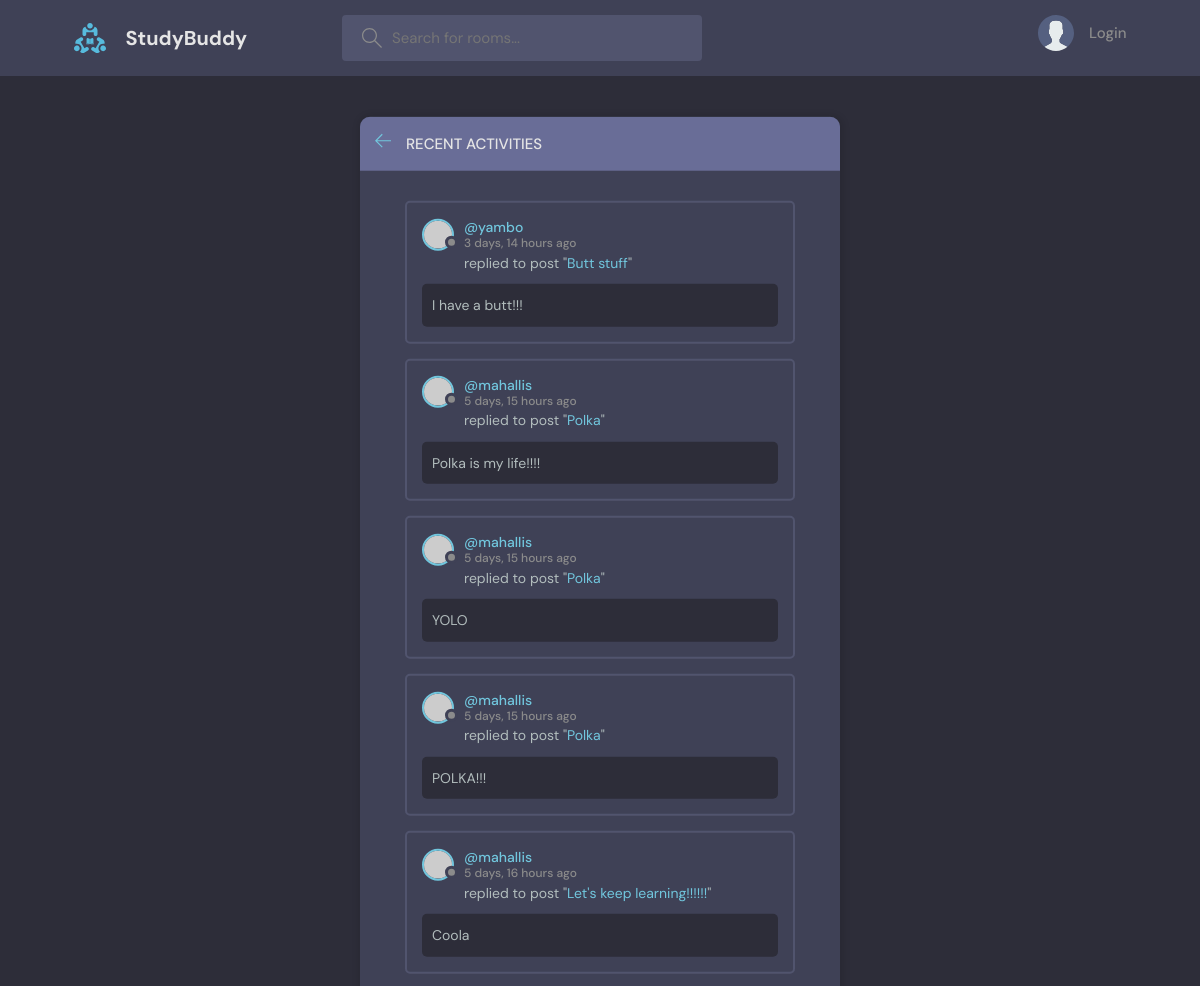
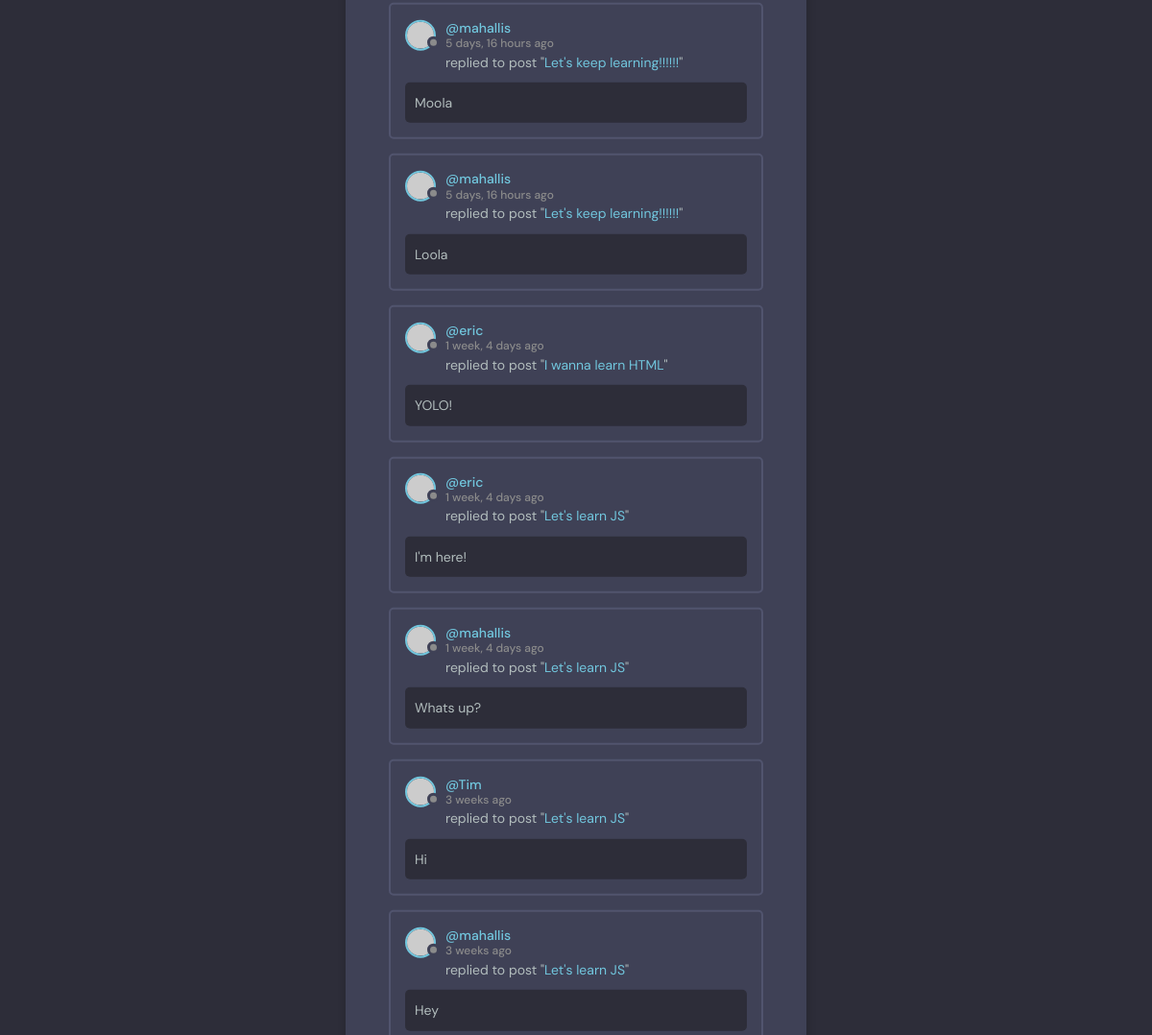
The page /activity/ on the database its author committed (2 pictures, top to bottom).
### base/models.py (models this page shows, shortened)
class Message(models.Model):
    user = models.ForeignKey(User, on_delete=models.CASCADE)
    room = models.ForeignKey(Room, on_delete=models.CASCADE)
    body = models.TextField()
    updated = models.DateTimeField(auto_now=True)
    created = models.DateTimeField(auto_now_add=True)
    class Meta:
        ordering = ['-updated', '-created']

class Room(models.Model):
    host = models.ForeignKey(User, on_delete=models.SET_NULL, null=True)
    topic = models.ForeignKey(Topic, on_delete=models.SET_NULL, null=True)
    name = models.CharField(max_length=200)
    description = models.TextField(null=True, blank=True)
    participants = models.ManyToManyField(
        User, related_name='participants', blank=True)
    updated = models.DateTimeField(auto_now=True)
    created = models.DateTimeField(auto_now_add=True)
    class Meta:
        ordering = ['-updated', '-created']
    def __str__(self):
        return self.name

### base/views.py (the view)
# urls.py: path('activity/', views.activityPage, name="activity"),
def activityPage(request):
    activity_messages = Message.objects.all()
    context = {'activity_messages': activity_messages}
    return render(request, 'base/activity.html', context)

### base/templates/base/activity.html (shortened to what this page needs)
{% extends 'main.html' %}
{% block content %}
    <main class="layout">
      <div class="container">
        <div class="layout__box">
          <div class="layout__boxHeader">
            <div class="layout__boxTitle">
              <a href="{{request.META.HTTP_REFERER}}">
                <svg version="1.1" xmlns="http://www.w3.org/2000/svg" width="32" height="32" viewBox="0 0 32 32">
                  <title>arrow-left</title>
                  <path
                    d="M13.723 2.286l-13.723 13.714 13.719 13.714 1.616-1.611-10.96-10.96h27.625v-2.286h-27.625l10.965-10.965-1.616-1.607z"
                  ></path>
                </svg>
              </a>
              <h3>Recent Activities</h3>
            </div>
          </div>
          <div class="activities-page layout__body">
            {% for message in activity_messages %}
            <div class="activities__box">
              <div class="activities__boxHeader roomListRoom__header">
                <a href="{% url 'user-profile' message.user.id %}" class="roomListRoom__author">
                  <div class="avatar avatar--small">
                    <img src="https://randomuser.me/api/portraits/men/{{forloop.counter}}.jpg" />
                  </div>
                  <p>
                    @{{message.user}}
                    <span>{{message.created|timesince}} ago</span>
                  </p>
                </a>
              </div>
              <div class="activities__boxContent">
                <p>replied to post "<a href="{% url 'room' message.room.id %}">{{message.room}}</a>"</p>
                <div class="activities__boxRoomContent">
                  {{message.body}}
                </div>
              </div>
            </div>
            {% endfor %}
          </div>
        </div>
      </div>
    </main>
{% endblock %}

### static/styles/style.css (style rules this page uses)
:root { --color-main: #71c6dd; --color-main-light: #e1f6fb; --color-dark: #3f4156; --color-dark-medium: #51546e; --color-dark-light: #696d97; --color-light: #e5e5e5; --color-gray: #8b8b8b; --color-light-gray: #b2bdbd; --color-bg: #2d2d39; --color-success: #5dd693; --color-error: #fc4b0b; }
* { font-family: "DM Sans", -apple-system, BlinkMacSystemFont, "Segoe UI", Roboto, Oxygen, Ubuntu, Cantarell, "Open Sans", "Helvetica Neue", sans-serif; margin: 0; padding: 0; box-sizing: border-box; text-rendering: optimizeLegibility; font-size: inherit; }
html { font-size: 56.25%; }
@media only screen and (min-width: 1200px) { html { font-size: 62.5%; } }
body { line-height: 1.6; font-weight: 400; font-size: 1.5rem; color: var(--color-light-gray); background-color: var(--color-bg); min-height: 100vh; }
img { width: 100%; }
a { display: inline-block; color: var(--color-main); text-decoration: none; }
.container { max-width: 120rem; width: 90%; margin: auto; }
.avatar { position: relative; display: inline-block; border-radius: 50%; border: 2px solid var(--color-main); }
.avatar img { display: block; border-radius: 50%; object-fit: cover; object-position: center; }
.avatar::after { content: ""; display: block; position: absolute; background-color: var(--color-gray); z-index: 111; border-radius: 50%; border: 0.3rem solid var(--color-dark); }
.avatar.avatar--small img { width: 2.8rem; height: 2.8rem; }
.avatar.avatar--small:after { width: 0.7rem; height: 0.7rem; bottom: 0px; right: -6px; }
.layout { margin-top: 2.4rem; }
.layout > .container { display: flex; justify-content: space-between; align-items: flex-start; }
.layout__box { width: 90%; max-width: 48rem; min-height: 40rem; position: absolute; top: 50%; left: 50%; transform: translate(-50%, -46%); background-color: var(--color-dark); border-radius: 1rem; box-shadow: 1px 1px 6px 3px rgba(0, 0, 0, 0.1); overflow: hidden; }
.layout__boxHeader { display: flex; padding: 1.5rem; background-color: var(--color-dark-light); }
.layout__boxTitle { display: flex; gap: 1.5rem; align-items: center; }
.layout__boxTitle h3 { text-transform: uppercase; font-weight: 500; color: var(--color-light); }
.layout__boxTitle svg { width: 1.6rem; height: 1.6rem; fill: var(--color-main); }
.layout__body { margin: 3rem; }
.roomListRoom__header { display: flex; justify-content: space-between; align-items: center; }
.roomListRoom__author { font-weight: 500; display: flex; align-items: center; gap: 1rem; }
.activities__box { margin: 1.5rem; padding: 1.5rem; border: 2px solid var(--color-dark-medium); border-radius: 5px; }
.activities__boxHeader p { font-size: 1.4rem; line-height: 1.3; }
.activities__boxHeader p span { color: var(--color-gray); font-size: 1.2rem; display: block; }
.activities__boxContent { margin-left: 4.2rem; }
.activities__boxContent { font-size: 1.4rem; }
.activities__boxRoomContent { background: var(--color-bg); padding: 1rem; border-radius: 5px; margin-top: 1rem; margin-left: -4.2rem; }

### rows shown on the page
Message: user "yambo", created "3 days, 14 hours", room "Butt stuff", body "I have a butt!!!"
Message: user "mahallis", created "5 days, 15 hours", room "Polka", body "Polka is my life!!!!"
Message: user "mahallis", created "5 days, 15 hours", room "Polka", body "YOLO"
Message: user "mahallis", created "5 days, 15 hours", room "Polka", body "POLKA!!!"
Message: user "mahallis", created "5 days, 16 hours", room "Let's keep learning!!!!!!", body "Coola"
Message: user "mahallis", created "5 days, 16 hours", room "Let's keep learning!!!!!!", body "Moola"
Message: user "mahallis", created "5 days, 16 hours", room "Let's keep learning!!!!!!", body "Loola"
Message: user "eric", created "1 week, 4 days", room "I wanna learn HTML", body "YOLO!"
Message: user "eric", created "1 week, 4 days", room "Let's learn JS", body "I'm here!"
Message: user "mahallis", created "1 week, 4 days", room "Let's learn JS", body "Whats up?"
Message: user "Tim", created "3 weeks", room "Let's learn JS", body "Hi"
Message: user "mahallis", created "3 weeks", room "Let's learn JS", body "Hey"
